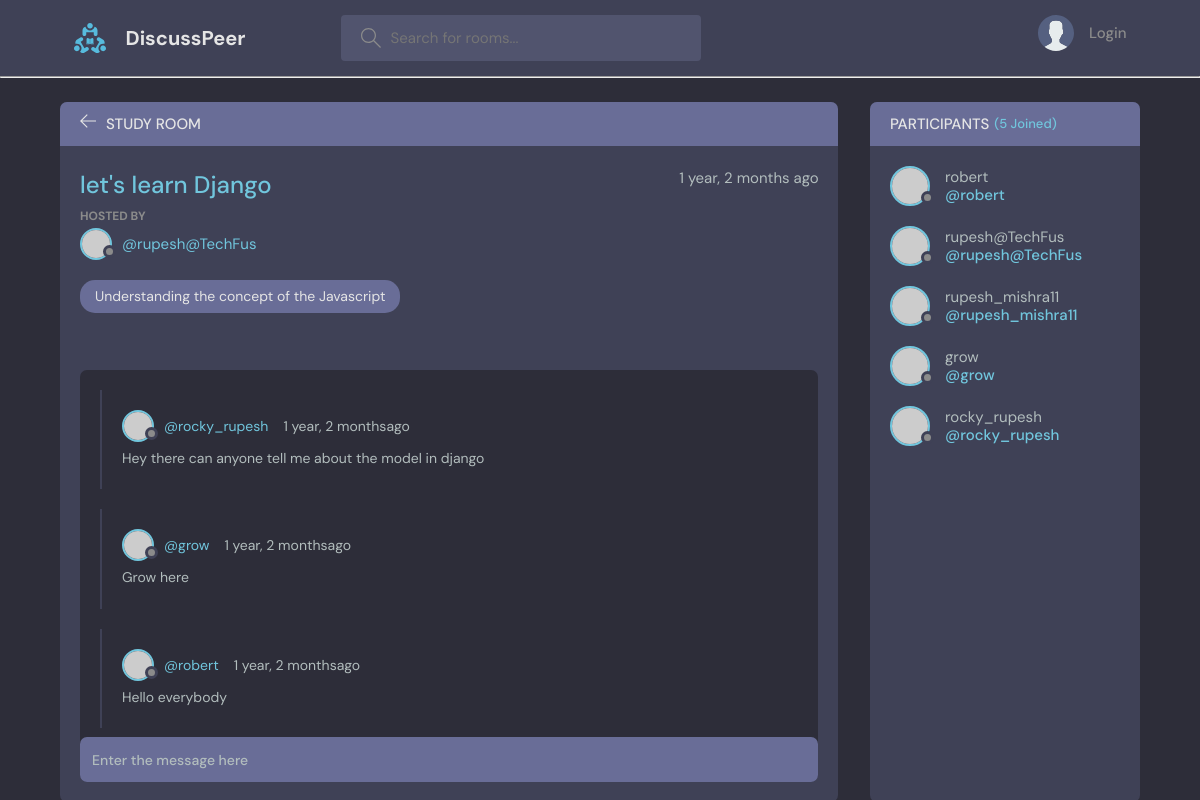
/room/5/, run on the app's committed database.
### base/models.py (models this page shows, shortened)
class Room(models.Model):
    host=models.ForeignKey(User, on_delete= models.SET_NULL,null=True)
    topic=models.ForeignKey('Topic', on_delete= models.SET_NULL, null=True)
    name=models.CharField(max_length=200)
    description= models.TextField(null=True, blank=True)
    participants=models.ManyToManyField(User,related_name='participants', blank=True)
    update= models.DateTimeField(auto_now=True)
    created= models.DateTimeField(auto_now_add=True)
    class Meta:
        ordering = ['-update','-created']

class Topic(models.Model):
    name=models.CharField(max_length=200)

class Message(models.Model):
    user=models.ForeignKey(User, on_delete= models.CASCADE)
    room= models.ForeignKey(Room, on_delete= models.CASCADE)
    body= models.TextField()
    update= models.DateTimeField(auto_now=True)
    created= models.DateTimeField(auto_now_add=True)
    class Meta:
        ordering = ['-update','-created']

### base/views.py (the view, shortened to what this page needs)
# urls.py: path('room/<str:pk>/',views.room, name="room"),
def room(request,pk):
   room=None
   room= Room.objects.get(id=pk)
   room_messages=room.message_set.all()  # type: ignore #this code is used for the sepecificity of theindividuality
   participants=room.participants.all()
   context={'rooms':room,'room_messages':room_messages,'participants':participants}
   return render(request,'base/room.html', context)

### base/templates/base/room.html (shortened to what this page needs)
{% extends "main.html" %}
{% block body %}
<main class="profile-page layout layout--2">
  <div class="container">
    <div class="room">
      <div class="room__top">
        <div class="room__topLeft">
          <a href="{{request.META.HTTP_REFERER}}">
            <svg version="1.1" xmlns="http://www.w3.org/2000/svg" width="32" height="32" viewBox="0 0 32 32">
              <title>arrow-left</title>
              <path
                d="M13.723 2.286l-13.723 13.714 13.719 13.714 1.616-1.611-10.96-10.96h27.625v-2.286h-27.625l10.965-10.965-1.616-1.607z">
              </path>
            </svg>
          </a>
          <h3>Study Room</h3>
        </div>
      </div>
      <div class="room__box scroll">
        <div class="room__header scroll">
          <div class="room__info">
            <h3>{{rooms.name}}</h3>
            <span>{{rooms.created|timesince}} ago</span>
          </div>
          <div class="room__hosted">
            <p>Hosted By</p>
            <a href="{% url 'user-profile' rooms.host.id %}" class="room__author">
              <div class="avatar avatar--small">
                <img src="https://randomuser.me/api/portraits/men/37.jpg" />
              </div>
              <span>@{{rooms.host.username}}</span>
            </a>
          </div>
          <span class="room__topics">{{rooms.topic.name}}</span>
        </div>
        <div class="room__conversation">
          <div class="threads scroll">
            {% for message in room_messages %}
            <div class="thread">
              <div class="thread__top">
                <div class="thread__author">
                  <a href="{% url 'user-profile' message.user.id %}" class="thread__authorInfo">
                    <div class="avatar avatar--small">
                      <img src="https://randomuser.me/api/portraits/men/37.jpg" />
                    </div>
                    <span>@{{message.user}}</span>
                  </a>
                  <span class="thread__date">{{message.created|timesince}}ago</span>
                </div>
              </div>
              <div class="thread__details">
                {{message.body}}
              </div>
            </div>
            {% endfor %}
          </div>
        </div>
      </div>
      <div class="room__message">
        <form action=""  method="POST">
          <input type="text" placeholder="Enter the message here" name="message_body" id="">
        </form>
      </div>
    </div>
    <div class="participants">
      <h3 class="participants__top">Participants <span>({{participants.count}} Joined)</span></h3>
      <div class="participants__list scroll">
        {% for user in participants %}
        <a href="{% url 'user-profile' user.id %}" class="participant">
          <div class="avatar avatar--medium">
            <img src="https://randomuser.me/api/portraits/men/37.jpg" />
          </div>
          <p>
            {{user.username}}
            <span>@{{user.username}}</span>
          </p>
        </a>
        {% endfor %}
      </div>
    </div>
  </div>
</main>
{% endblock body %}

### data on the page
Room: name "let's learn Django", created "1 year, 2 months", host.username "rupesh@TechFus", topic.name "Understanding the concept of the Javascript"
Message: user "rocky_rupesh", created "1 year, 2 months", body "Hey there can anyone tell me about the model in django"
Message: user "grow", created "1 year, 2 months", body "Grow here"
Message: user "robert", created "1 year, 2 months", body "Hello everybody"

### other printed values
{{ participants.count }} "5"
{{ user.username }} "robert"
{{ user.username }} "rupesh@TechFus"
{{ user.username }} "rupesh_mishra11"
{{ user.username }} "grow"
{{ user.username }} "rocky_rupesh"
